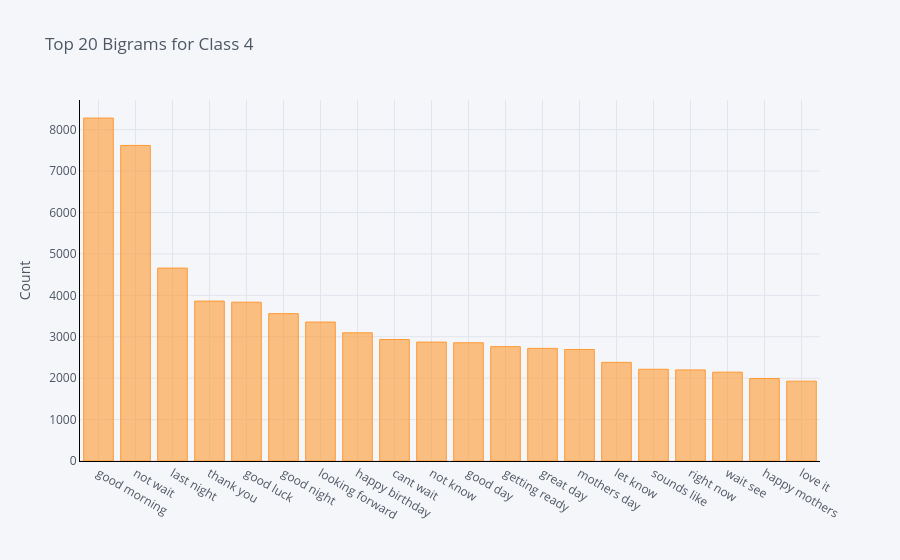

The notebook cell this image was saved under:
### Code cell
configure_plotly_browser_state()
df2.groupby('Tweet').sum()['Count'].sort_values(ascending=False).iplot(kind='bar', yTitle='Count', linecolor='black', title='Top 20 Bigrams for Class 4')

### Figure 1 — Plotly figure (JSON) as saved in the notebook; plotly's stock layout.template omitted (floating-point values rounded to 4 significant figures)
{"data": [{"marker": {"color": "rgba(255, 153, 51, 0.6)", "line": {"color": "rgba(255, 153, 51, 1.0)", "width": 1}}, "name": "Count", "orientation": "v", "text": "", "type": "bar", "x": ["good morning", "not wait", "last night", "thank you", "good luck", "good night", "looking forward", "happy birthday", "cant wait", "not know", "good day", "getting ready", "great day", "mothers day", "let know", "sounds like", "right now", "wait see", "happy mothers", "love it"], "y": [8280, 7619, 4657, 3861, 3834, 3557, 3355, 3095, 2933, 2871, 2855, 2761, 2719, 2693, 2381, 2215, 2199, 2145, 1991, 1928]}], "layout": {"legend": {"bgcolor": "#F5F6F9", "font": {"color": "#4D5663"}}, "paper_bgcolor": "#F5F6F9", "plot_bgcolor": "#F5F6F9", "title": {"font": {"color": "#4D5663"}, "text": "Top 20 Bigrams for Class 4"}, "xaxis": {"gridcolor": "#E1E5ED", "linecolor": "black", "showgrid": true, "tickfont": {"color": "#4D5663"}, "title": {"font": {"color": "#4D5663"}, "text": ""}, "zerolinecolor": "#E1E5ED"}, "yaxis": {"gridcolor": "#E1E5ED", "linecolor": "black", "showgrid": true, "tickfont": {"color": "#4D5663"}, "title": {"font": {"color": "#4D5663"}, "text": "Count"}, "zerolinecolor": "#E1E5ED"}}}
